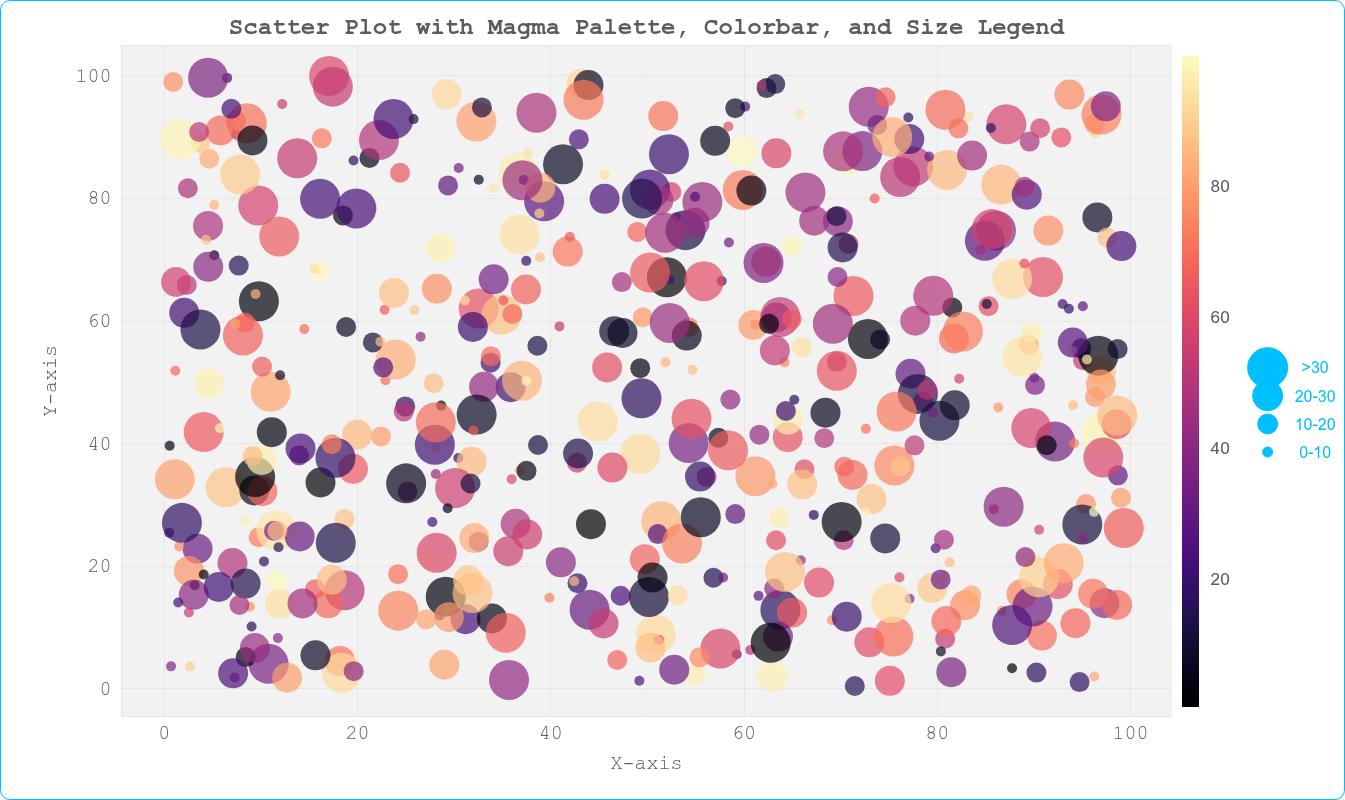

Generate this figure with Python:
from butils import *
from bokeh.palettes import Magma256
from bokeh.plotting import figure, show
from bokeh.models import ColumnDataSource, ColorBar, LinearColorMapper, Legend, LegendItem, Circle, Scatter
import numpy as np
from bokeh.transform import linear_cmap

# Generate random data
np.random.seed(42)
x = np.random.rand(500) * 100  # X-coordinates
y = np.random.rand(500) * 100  # Y-coordinates
sizes = [10, 20, 30, 40] * 125
agreement_pc = np.random.rand(500) * 100 
# Create color mapper
color_mapper = LinearColorMapper(palette=Magma256, low=min(agreement_pc), high=max(agreement_pc))
colors = [Magma256[int((agr - min(agreement_pc)) / (max(agreement_pc) - min(agreement_pc)) * 255)] for agr in agreement_pc]

# Create data source
source = ColumnDataSource(data=dict(x=x, y=y, sizes=sizes, agreement_pc=agreement_pc, hidden=np.ones(len(x)) * np.min(y), colors=colors))

# Create a scatter plot
p = figure(title="Scatter Plot with Magma Palette, Colorbar, and Size Legend",
           x_axis_label="X-axis", y_axis_label="Y-axis",
           width=1350, height=800,**jk9)

scatter = p.scatter('x', 'y', source=source, size='sizes', fill_color='colors', line_color=None, alpha=0.7, legend_label='', hover_line_color='black', hover_line_alpha=1, hover_line_width=3,hover_fill_color='colors')

# Add colorbar
color_bar = ColorBar(color_mapper=color_mapper, label_standoff=12, width=17, location=(0, 0),major_label_text_font_size='13pt')
p.add_layout(color_bar, 'right')
tltl = """<i>x:</i> <b>@x</b> <br> <i>y:</i> <b>@y</b><br> <i>size:</i> <b>@sizes</b><br> <i>agreement_pc:</i> <b>@agreement_pc</b>"""
p.add_tools(HoverTool(tooltips=hovfun(tltl), formatters={"@hidden": cusj()},mode="mouse",renderers = [scatter]))
p2 = figure(width=105, height=250,**jk9, x_range=(-0.8,2), y_range=(-3,40),styles = {'margin-top': '300px','margin-left': '-110px'})
x_text = [0]*4
x2_text = [1.4]*4

y_text = [0, 10, 20, 30]
sizes = [10, 20, 30, 40]
text = ['0-10', '10-20', '20-30', '>30']
source_text = ColumnDataSource(data=dict(x=x_text,x2=x2_text, y=y_text, sizes=sizes, text=text))
p2.scatter('x', 'y', size='sizes', source=source_text, color='deepskyblue')
p2.text('x2', 'y', text='text', source=source_text, text_baseline="middle", text_align="center", text_font_size='12pt', text_color='deepskyblue')
p2.axis.visible = False
p2.grid.visible = False
p2.outline_line_color = None
p2.toolbar.logo = None
p2.toolbar_location = None
p.legend.visible=False
# Show plot
add_extras(p,tth=0,cross=0)
p.min_border_right = 180

laly = row(p,p2)
show(laly)
save_plot(laly, 'scatter_04')
